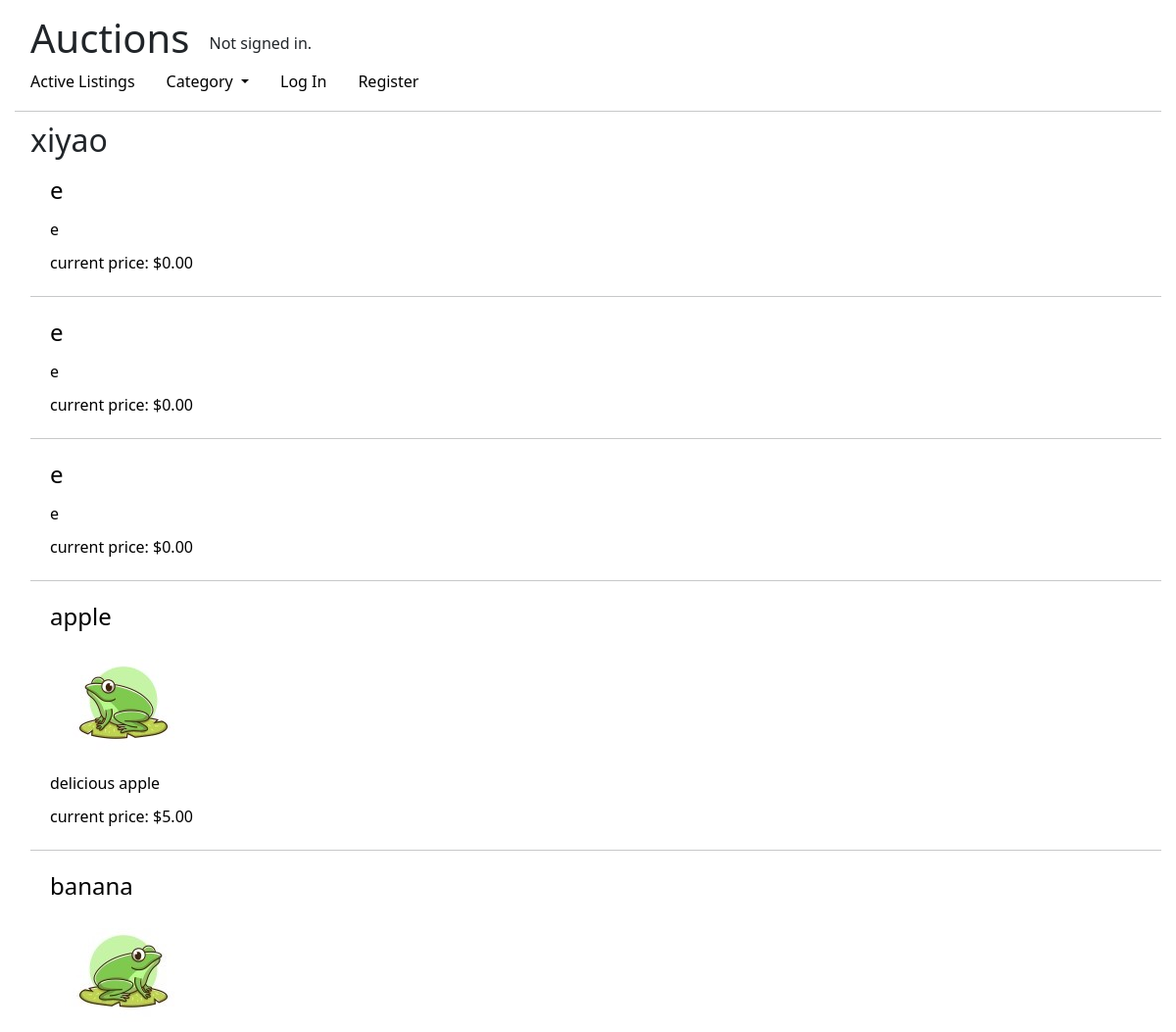
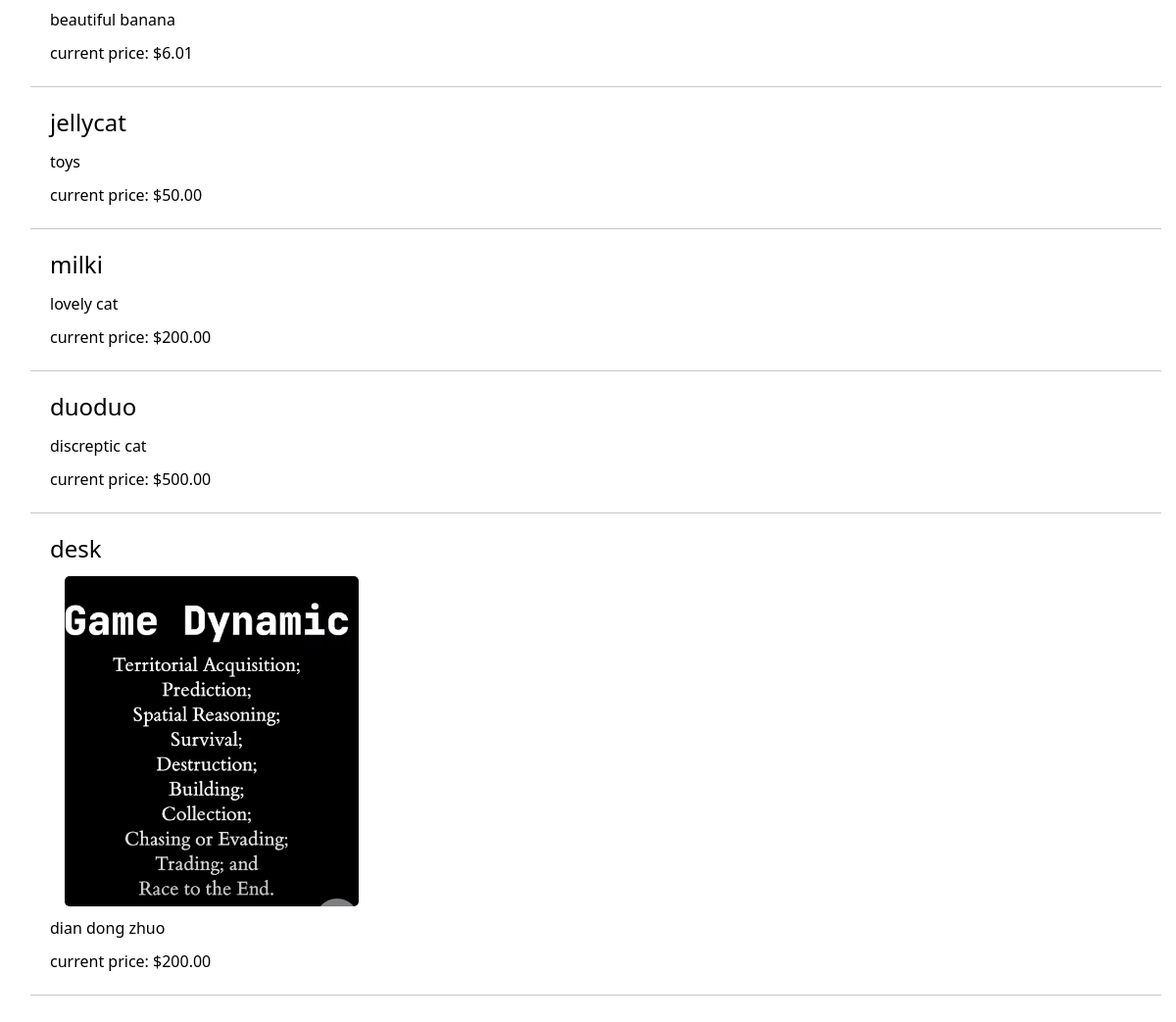
/user_page/1, run on an earlier commit of the app's database (2 pictures, top to bottom).
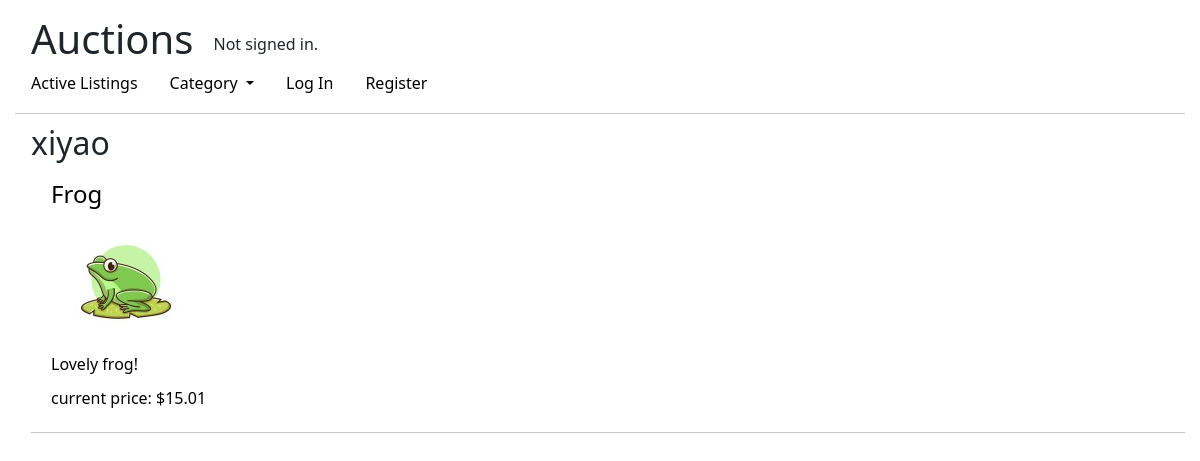
And on a later commit of the database.
### auctions/models.py (models this page shows, shortened)
class User(AbstractUser):
    pass
    watchlist = models.ManyToManyField('AuctionListing', related_name="watchers", null=True, blank=True)

class AuctionListing(models.Model):
    owner = models.ForeignKey(User, on_delete=models.CASCADE, related_name="listings")
    title = models.CharField(max_length=64)
    description = models.CharField(max_length=500)
    image = models.ImageField(upload_to="auctions", null=True, blank=True)
    comments = models.ManyToManyField(Comment, related_name="listing", null=True, blank=True)
    starting_bid = models.DecimalField(decimal_places=2, max_digits=6)
    active = models.BooleanField(default=True)
    categories = models.ManyToManyField(Category, related_name="listings")

class Bid(models.Model):
    bid_maker = models.ForeignKey(User, on_delete=models.CASCADE, related_name="bids")
    listing = models.ForeignKey(AuctionListing, on_delete=models.CASCADE, related_name="bids")
    price = models.DecimalField(decimal_places=2, max_digits=7)

### auctions/views.py (the view)
# urls.py: path("user_page/<str:id>", views.user_page, name="user_page")
def user_page(request, id):
    if User.objects.filter(id=id).exists():
        user = User.objects.get(id=id)
    listings = user.listings.all()
    new_listings = get_listing_set(listings)
    return render(request, "auctions/index.html", {
        "title": user.username,
        "listings": new_listings
    })

### auctions/helper.py (called while the page is built)
def get_listing_set(listings):
    new_listings = []
    for i in range(len(listings)):
        listing = listings[i]
        bid_num = listing.bids.count()
        if bid_num == 0:
            highest_bid = listing.starting_bid
        else:
            highest_bid = listing.bids.order_by("-price").first().price
        new_listings.append({
            "listing": listing,
            "highest_bid": highest_bid
        })
    return new_listings

### auctions/templates/auctions/index.html (shortened to what this page needs)
{% extends "auctions/layout.html" %}
{% block body %}
    <h2>{{ title }}</h2>
    {% for listing_set in listings %}
        <a href="{% url 'listing' id=listing_set.listing.id %}">
            <div>
            <h4>
                {{ listing_set.listing.title }}
            </h4>
            {% if listing_set.listing.image %}
                <img src="{{ listing_set.listing.image.url }}" alt="{{ listing_set.listing.title }}">
            {% endif %}
            <div>
                {{ listing_set.listing.description }}
            </div>
            <div>
                current price: ${{ listing_set.highest_bid }}
            </div>
            </div>
        </a>
        <hr>
    {% endfor %}
{% endblock %}

### auctions/templates/auctions/layout.html (shortened to what this page needs)
{% load static %}
<!DOCTYPE html>
<html lang="en">
    <head>
        <link href="{% static 'auctions/styles.css' %}" rel="stylesheet">
        <link rel="stylesheet" href="https://stackpath.bootstrapcdn.com/bootstrap/4.4.1/css/bootstrap.min.css">
        <link href="https://cdn.jsdelivr.net/npm/bootstrap@5.0.2/dist/css/bootstrap.min.css" rel="stylesheet">
    </head>
    <body>
        <div id="header">
            <h1>Auctions</h1>
            <div id="signin-info">
                {% if user.is_authenticated %}
                    Signed in as <strong>{{ user.username }}</strong>.
                {% else %}
                    Not signed in.
                {% endif %}
            </div>
        </div>
        <ul class="nav">
            <li class="nav-item">
                <a class="nav-link" href="{% url 'index' %}">Active Listings</a>
            </li>
            <li class="nav-item dropdown">
                <a class="nav-link dropdown-toggle" href="#" id="navbarDarkDropdownMenuLink" role="button" data-bs-toggle="dropdown" aria-expanded="false">
                  Category
                </a>
            </li>
            {% if user.is_authenticated %}
                <li class="nav-item">
                    <a class="nav-link" href="{% url 'create' %}">Create New Listing</a>
                </li>
                <li class="nav-item">
                    <a class="nav-link" href="{% url 'watchlist' %}">Watchlist</a>
                </li>
                <li class="nav-item">
                    <a class="nav-link" href="{% url 'logout' %}">Log Out</a>
                </li>
            {% else %}
                <li class="nav-item">
                    <a class="nav-link" href="{% url 'login' %}">Log In</a>
                </li>
                <li class="nav-item">
                    <a class="nav-link" href="{% url 'register' %}">Register</a>
                </li>
            {% endif %}
        </ul>
        <hr>
        <div id="content">
            {% block body %}
            {% endblock %}
        </div>
    </body>
</html>

### auctions/static/auctions/styles.css (style rules this page uses)
body { padding: 15px; }
body > div#content { padding-left: 1rem; }
body > hr { margin-top: 10px; margin-bottom: 10px; }
body > ul > li > a.nav-link { color: black; }
#header { padding-left: 1rem; padding-right: 1rem; }
#header > div { height:44px; line-height: 55px; display: inline-block; padding-left: 1rem; padding-right: 1rem; vertical-align:middle; }
#header > h1 { vertical-align: middle; display: inline; }
#content a { color: black; text-decoration: none; }
#content a h4 { padding-top: 5px; padding-left: 10px; }
#content a div { padding-left: 10px; padding-bottom: 5px; padding-top: 5px; }
#content a img { margin-left: 25px; margin-top: 5px; margin-bottom: 5px; max-width: 300px; max-height: auto; border-radius: 5px 5px; }
#content > hr { margin-top: 12px; margin-bottom: 12px; }

What changed in the data, as far as the page shows it:
removed AuctionListing: listing "e", listing.description "e", highest_bid "0.00"
removed AuctionListing: listing "e", listing.description "e", highest_bid "0.00"
removed AuctionListing: listing "e", listing.description "e", highest_bid "0.00"
removed AuctionListing: listing "apple", listing.image (picture), listing.description "delicious apple", highest_bid "5.00"
removed AuctionListing: listing "banana", listing.image (picture), listing.description "beautiful banana", highest_bid "6.01"
removed AuctionListing: listing "jellycat", listing.description "toys", highest_bid "50.00"
removed AuctionListing: listing "milki", listing.description "lovely cat", highest_bid "200.00"
removed AuctionListing: listing "duoduo", listing.description "discreptic cat", highest_bid "500.00"
removed AuctionListing: listing "desk", listing.image (picture), listing.description "dian dong zhuo", highest_bid "200.00"
added AuctionListing: listing "Frog", listing.image (picture), listing.description "Lovely frog!", highest_bid "15.01"
